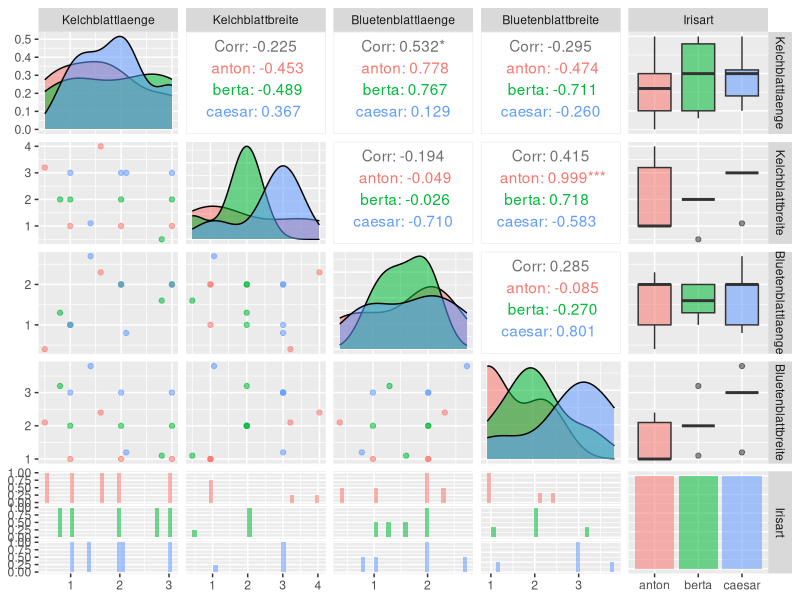

The R script that drew this image:
## ---- chunk 1
library(GGally)
 
df <- read.csv(file="MyIrisData.csv", header=TRUE, sep=",")
aggregate(df[, 1:4], list(df$Irisart), mean)
 
ggpairs(df, aes(colour = Irisart, alpha = 0.4))
